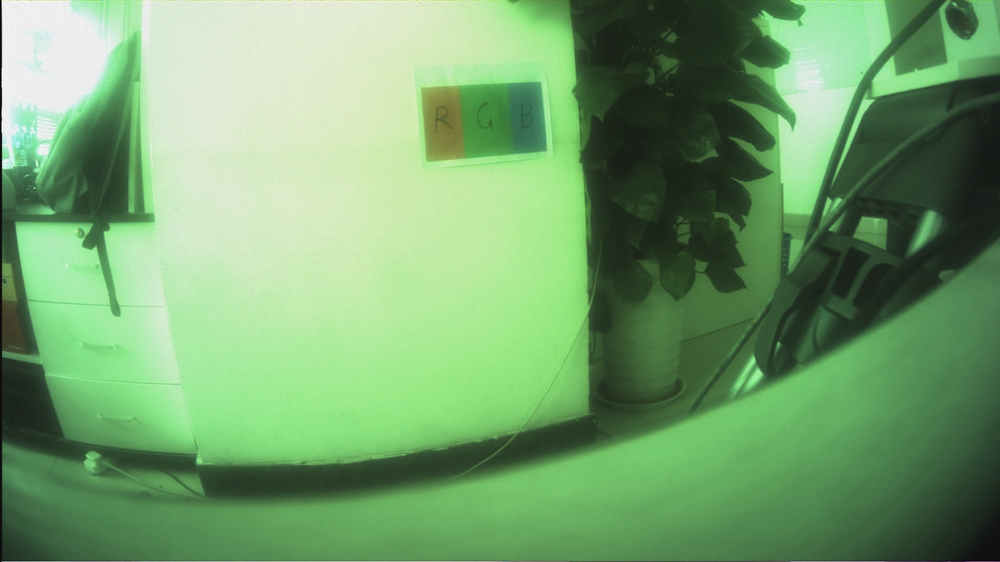
//> input picture camera_photo_1.png, 1000 x 562 px, shrunk from 1952 x 1098 before the run
$ ./main   (built with g++ and OpenCV 4)
//> lines starting //> are read from the running program, lines starting //| are printed output that depends on the picture
// main.cpp : 定义控制台应用程序的入口点。
//

#include "stdio.h"
#include <iostream>
#include <cmath>
#include <ctime>
#include<cstdlib>
#include <vector>
#include <opencv2/core.hpp>
#include <opencv2/highgui.hpp>
#include <cv.h>
#include <imgproc.hpp>
using namespace cv;
using namespace std;

const int table_length = 256;


Mat load_img_cv(char* filename)
{
//> called with filename = "E:\VT_PROJECT\uav\camera_photo_1.png"
	Mat img = imread(filename, IMREAD_ANYCOLOR);
//> img is the input picture: 562 rows x 1000 cols, CV_8UC3; mean B, G, R 109.4, 161, 115.5
	return img;
}

void matMultiply(float **mat_b_inv, float mat_g[], float &a, float &b)
{
	a = mat_b_inv[0][0] * mat_g[0] + mat_b_inv[0][1] * mat_g[1];
	b = mat_b_inv[1][0] * mat_g[0] + mat_b_inv[1][1] * mat_g[1];  // 仅限二阶
}

Mat postProcess(float ub, float vb, float ur, float vr, Mat img)
{
	int row = img.rows;
	int col = img.cols;

	Mat b0 = Mat::zeros(row, col, CV_32FC1);
	//Mat_<int>(row, col);
	Mat g0 = Mat::zeros(row, col, CV_32FC1);
	//Mat_<int>(row, col);
	Mat r0 = Mat::zeros(row, col, CV_32FC1);
	//Mat_<int>(row, col);

	float b_point, r_point;
	for (int i = 0; i < row; i++)
	{
		for (int j = 0; j < col; j++)
		{
			b_point = ub * pow(img.at<Vec3b>(i, j)[0], 2) + vb * img.at<Vec3b>(i, j)[0];
			//g0[i][j] = g[i][j]
			g0.at<float>(i, j) = img.at<Vec3b>(i, j)[1];
			//int pp = img.at<Vec3b>(i, j)[1];
			//cout << pp << endl;
			r_point = ur*pow(img.at<Vec3b>(i, j)[2], 2) + vr *img.at<Vec3b>(i, j)[2];
			if (r_point > 255.0)
			{
				//r0[i][j] = 255
				r0.at<float>(i, j) = 255;
			}
			else
			{
				if (r_point < 0.0)
				{
					//r0[i][j] = 0
					r0.at<float>(i, j) = 255;
				}
				else
				{
					//r0[i][j] = r_point
					r0.at<float>(i, j) = floor(r_point);
					//int aaa = (int)floor(r_point);
					//cout << aaa << endl;
				}
			}
			if (b_point>255.0)
			{
				//b0[i][j] = 255
				b0.at<float>(i, j) = 255;
			}
			else
			{
				if (b_point<0.0)
				{
					//b0[i][j] = 0
					b0.at<float>(i, j) = 0;
				}
				else
				{
					//b0[i][j] = b_point
					b0.at<float>(i, j) = floor(b_point);
				}
			}
		}
	}
	//cout << "g0=[" << endl << b0 << endl;

	vector<Mat> newChannels = { b0, g0, r0 };

	Mat mergedImage;
	merge(newChannels, mergedImage);

	newChannels.clear();
	b0.release();
	g0.release();
	r0.release();

	return mergedImage;
}

float **matInv(float mat[2][2])
{

	float factor = 1 / (mat[0][0] * mat[1][1] - mat[0][1] * mat[1][0]);  // 1/(ad-bc)
	float **out;
	out = (float **)malloc(2*sizeof(float *));
	for (int i = 0; i<2; i++)
		out[i] = (float *)malloc(2 * sizeof(float));
	out[0][0] = factor * mat[1][1];
	out[0][1] = factor * (-mat[0][1]);
	out[1][0] = factor * (-mat[1][0]);
	out[1][1] = factor * mat[0][0];

	return out;
}

void valueCount(Mat img, int & sum_I_r, int & sum_I_b, int & sum_I_g, uint64_t & sum_I_r_2, uint64_t & sum_I_b_2, int & max_I_r_2, int & max_I_r, int & max_I_b_2, int & max_I_b, int & max_I_g)
{
	int col = img.cols;
//> col = 1000
	int row = img.rows;
//> row = 562
	vector<vector<int> > I_r_2(row, vector<int>(col));
	vector<vector<int> > I_b_2(row, vector<int>(col));

	max_I_r_2 = pow(img.at<Vec3b>(0, 0)[1], 2);
//> max_I_r_2 = 196
	max_I_r = img.at<Vec3b>(0, 0)[1];
//> max_I_r = 14
	max_I_b_2 = pow(img.at<Vec3b>(0, 0)[0], 2);
//> max_I_b_2 = 9
	max_I_b = img.at<Vec3b>(0, 0)[0];
//> max_I_b = 3
	max_I_g = img.at<Vec3b>(0, 0)[2];
//> max_I_g = 3
	//cout << max_I_b << endl;
	//cout << max_I_r << endl;
	//cout << max_I_g << endl;

	for (int i = 0; i < row; i++)
	{
		for (int j = 0; j < col; j++)
		{
			//I_r_2[i][j] = int(r[i][j] * * 2)
			//I_b_2[i][j] = int(b[i][j] * * 2)
			I_r_2[i][j] = pow(img.at<Vec3b>(i, j)[2], 2);
			I_b_2[i][j] = pow(img.at<Vec3b>(i, j)[0], 2);
			//cout << I_r_2[i][j] << endl;
			/*
			sum_I_r_2 = I_r_2[i][j] + sum_I_r_2
			sum_I_b_2 = I_b_2[i][j] + sum_I_b_2
			sum_I_g = g[i][j] + sum_I_g
			sum_I_r = r[i][j] + sum_I_r
			sum_I_b = b[i][j] + sum_I_b
			*/
			sum_I_r_2 = I_r_2[i][j] + sum_I_r_2;
			sum_I_b_2 = I_b_2[i][j] + sum_I_b_2;
			sum_I_g = img.at<Vec3b>(i, j)[1] + sum_I_g;
			sum_I_r = img.at<Vec3b>(i, j)[2] + sum_I_r;
			sum_I_b = img.at<Vec3b>(i, j)[0] + sum_I_b;
			/*
			if max_I_r < r[i][j]:
				max_I_r = r[i][j]
			*/
			if (max_I_r < img.at<Vec3b>(i, j)[2])
			{
				max_I_r = img.at<Vec3b>(i, j)[2];
			}
			/*
			if max_I_r_2 < I_r_2[i][j]:
				max_I_r_2 = I_r_2[i][j]
			*/
			if (max_I_r_2 < I_r_2[i][j])
			{
				max_I_r_2 = I_r_2[i][j];
			}
			/*
			if max_I_g < g[i][j]:
				 max_I_g = g[i][j]
			*/
			if (max_I_g < img.at<Vec3b>(i, j)[1])
			{
				max_I_g = img.at<Vec3b>(i, j)[1];
			}
			/*
			if max_I_b_2 < I_b_2[i][j]:
				max_I_b_2 = I_b_2[i][j]
			*/
			if (max_I_b_2 < I_b_2[i][j])
			{
				max_I_b_2 = I_b_2[i][j];
			}
			/*
			if max_I_b < b[i][j]:
				max_I_b = b[i][j]
			*/
			if (max_I_b < img.at<Vec3b>(i, j)[0])
			{
				max_I_b = img.at<Vec3b>(i, j)[0];
			}
		}
	}
//> this loop made 562 passes
//> (sum_I_r_2, sum_I_b_2, sum_I_g, sum_I_r, sum_I_b, max_I_r) on passes 1 to 3: (25826489, 17637896, 173867, 141509, 116792, 245), (54766523, 43024589, 357003, 291115, 257381, 255), (81563645, 68165996, 534755, 434953, 397264, 255)
//> after the loop, sum_I_r_2 = 9892082302; sum_I_b_2 = 8779313193; sum_I_g = 90482911; sum_I_r = 64903698; sum_I_b = 61469883; max_I_r = 255; max_I_r_2 = 65025; max_I_g = 255; max_I_b_2 = 65025; max_I_b = 255
 	I_r_2.clear();
	I_b_2.clear();
}

struct Table
{
	int b[256];  // b的0-255
	int g[256];  // g的0-255
	int r[256];  // r的0-255        左对照表

	//int index_b[256];   // 索引

	int b0[256];
	int g0[256];
	int r0[256];    // 右对照表

	int ptr[256];   // 当前像素点所在的位置

	int flag[256];  // 是否更改置位符
	Table()
	{
		memset(this, 0, sizeof(Table));
	}
};

Table table_init()
{
	Table table;
	for (int i = 0; i < table_length; i++)
	{
		table.b[i] = i;
		table.g[i] = i;
		table.r[i] = i;

		//table.index_b[i] = i;
		table.flag[i] = 0;

		table.b0[i] = i;
		table.g0[i] = i;
		table.r0[i] = i;

		table.ptr[i] = i;
	}
	return table;
}

Table tableReset(Table table)
{
	for (int i = 0; i < table_length; i++)
	{
		//table.index_b[i] = i;
		table.flag[i] = 0;
		table.ptr[i] = i;
	}
	return table;
}


void swap(int *a, int *b)
{
	int c;
	c = *a;
	*a = *b;
	*b = c;
}


Table singleUpdate(Mat img, Mat new_img, Table table, char type)
{
	int row = img.rows;
	int col = img.cols;
	img.convertTo(img, CV_8UC1);
	new_img.convertTo(new_img, CV_8UC1);

	int left_point, right_point;
	int left_position, right_position;
	for (int i = 0; i < row; i++)
	{
		for (int j = 0; j < col; j++)
		{
			//cout << img.at<int>(i, j) << endl;
			left_point = img.at<uchar>(i, j);
			right_point = new_img.at<uchar>(i, j);

			left_position = table.ptr[left_point];
			if (table.flag[left_position] == -1)
				continue;
			//right_position = table.ptr[right_point];
			switch (type)
			{
			case 'b':
				table.b0[left_position] = right_point;
				break;
			case 'g':
				table.g0[left_position] = right_point;
				break;
			case 'r':
				table.r0[left_position] = right_point;
				break;
			default:
				break;
			}
			table.flag[left_position] = -1;
			//cout << endl;
		}
	}

	return table;
}

Table table_update(Mat img, Mat new_img, Table table)
{

	vector<Mat> channels, channels_new;
	Mat b, g, r, b0, g0, r0;

	split(img, channels);
	split(new_img, channels_new);

	// 前后各通道
	b = channels[0]; g = channels[1]; r = channels[2];
	b0 = channels_new[0]; g0 = channels_new[1]; r0 = channels_new[2];

	channels.clear();
	channels_new.clear();

	// b
	char type = 'b';
	table = singleUpdate(b, b0, table, type);
	type = 'g';
	table = tableReset(table);
	table = singleUpdate(g, g0, table, type);
	type = 'r';
	table = tableReset(table);
	table = singleUpdate(r, r0, table, type);

	b.release();
	b0.release();
	g.release();
	g0.release();
	r.release();
	r0.release();

	return table;
}


int main()
{
	clock_t start, end;

	Mat img;
	char* filename = "E:\\VT_PROJECT\\uav\\camera_photo_1.png";  // example

	img = load_img_cv(filename);

	start = clock();

	Table table = table_init();

	int sum_I_r = 0, sum_I_b = 0, sum_I_g = 0;
	uint64_t sum_I_r_2 = 0, sum_I_b_2 = 0;
	int max_I_r_2 = 0, max_I_r = 0, max_I_b_2 = 0, max_I_b = 0, max_I_g = 0;

	valueCount(img, sum_I_r, sum_I_b, sum_I_g, sum_I_r_2, sum_I_b_2, max_I_r_2, max_I_r, max_I_b_2, max_I_b, max_I_g);
//> sum_I_r = 64903698; sum_I_b = 61469883; sum_I_g = 90482911; sum_I_r_2 = 9892082302; sum_I_b_2 = 8779313193; max_I_r_2 = 65025; max_I_r = 255; max_I_b_2 = 65025; max_I_b = 255

	float mat_b[2][2] = { { sum_I_b_2 , sum_I_b }, {max_I_b_2 , max_I_b } };
	float mat_r[2][2] = { { sum_I_r_2 , sum_I_r }, { max_I_r_2 , max_I_r } };
	float mat_g[2] = { sum_I_g , max_I_g };
//> mat_g = [90482912, 255]

	float **mat_b_inv;
	float **mat_r_inv;

	mat_b_inv = matInv(mat_b);  // calc inv
//> in matInv, `float factor = 1 / (mat[0][0] * mat[1][1] - mat[0][1] * mat[1][0]);`: factor = -5.69e-13
	mat_r_inv = matInv(mat_r);

	float ub, vb;
	float ur, vr;

	matMultiply(mat_b_inv, mat_g, ub, vb);
//> in matMultiply, `a = mat_b_inv[0][0] * mat_g[0] + mat_b_inv[0][1] * mat_g[1];`: a = -0.00421
//> in matMultiply, `b = mat_b_inv[1][0] * mat_g[0] + mat_b_inv[1][1] * mat_g[1];`: b = 2.07
//> ub = -0.00421; vb = 2.07
	matMultiply(mat_r_inv, mat_g, ur, vr);   // mat multiply
//> ur = -0.00384; vr = 1.98

	Mat new_img = postProcess(ub, vb, ur, vr, img);
//> the loop in postProcess, `for (int i = 0; i < row; i++)` made 562 passes
//> (b_point, r_point) on passes 1 to 3: (160.2, 152.1), (167.7, 155.9), (166.4, 153.4)
//> after the loop in postProcess, `for (int i = 0; i < row; i++)`:
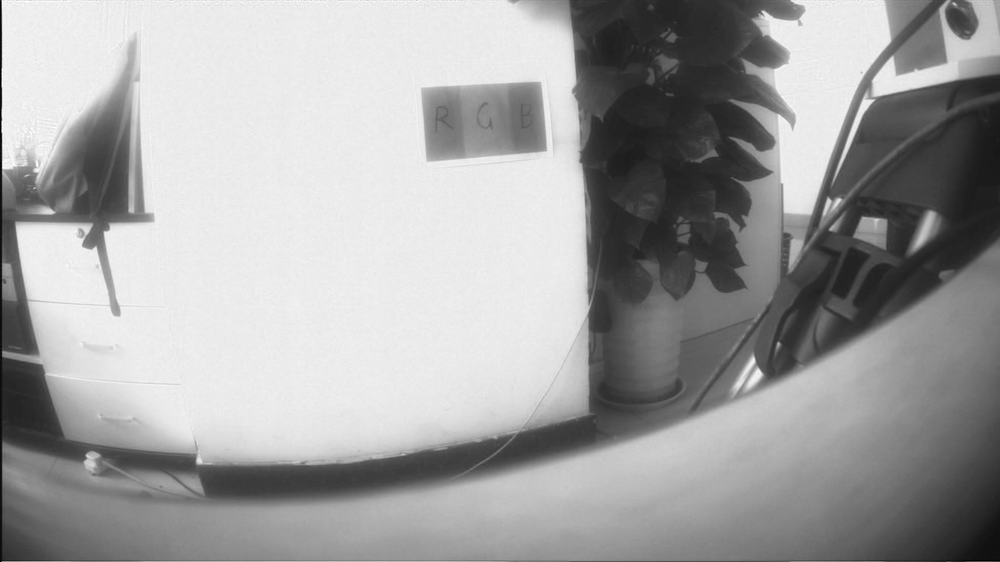
//> g0: 562 rows x 1000 cols, CV_32FC1; min 0, max 255, mean 161
//> after the loop in postProcess, `for (int i = 0; i < row; i++)`:
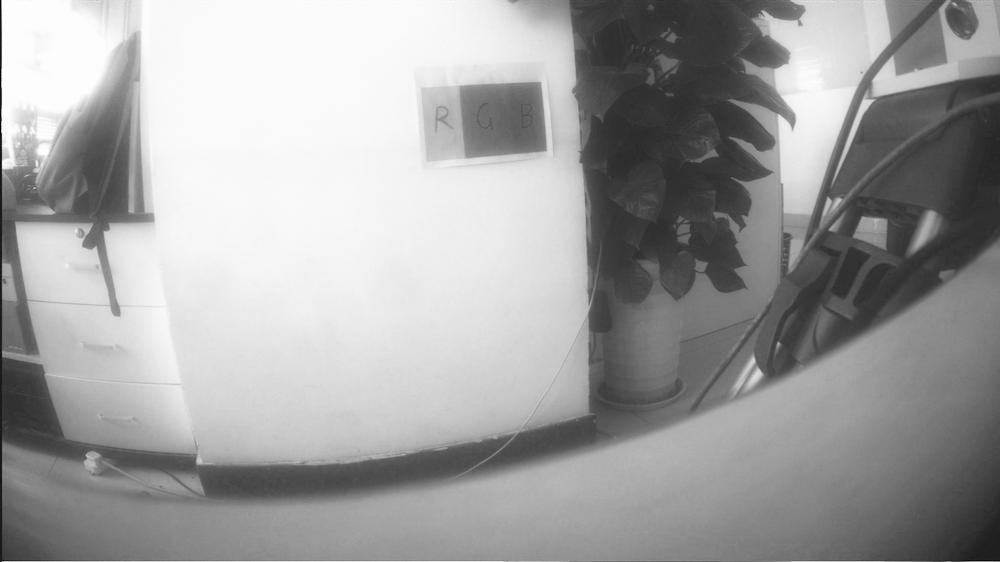
//> r0: 562 rows x 1000 cols, CV_32FC1; min 0, max 254, mean 160.5
//> after the loop in postProcess, `for (int i = 0; i < row; i++)`: b_point = 145.8; r_point = 135.1
//> in postProcess, `merge(newChannels, mergedImage);`:
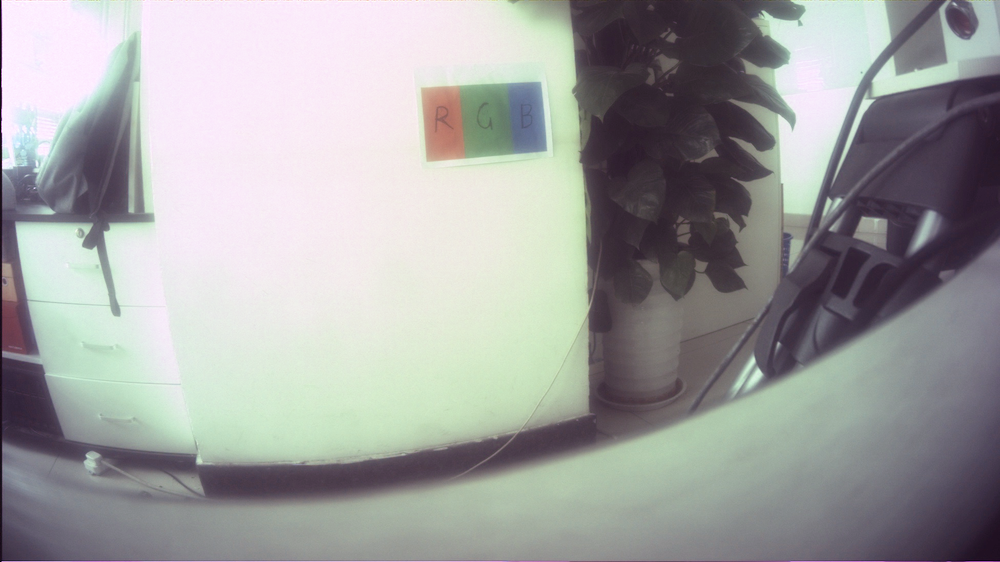
//> mergedImage: 562 rows x 1000 cols, CV_32FC3; mean B, G, R 160.5, 161, 160.5

	// update table
	table = table_update(img, new_img, table);
//> in table_update, `split(img, channels);`:
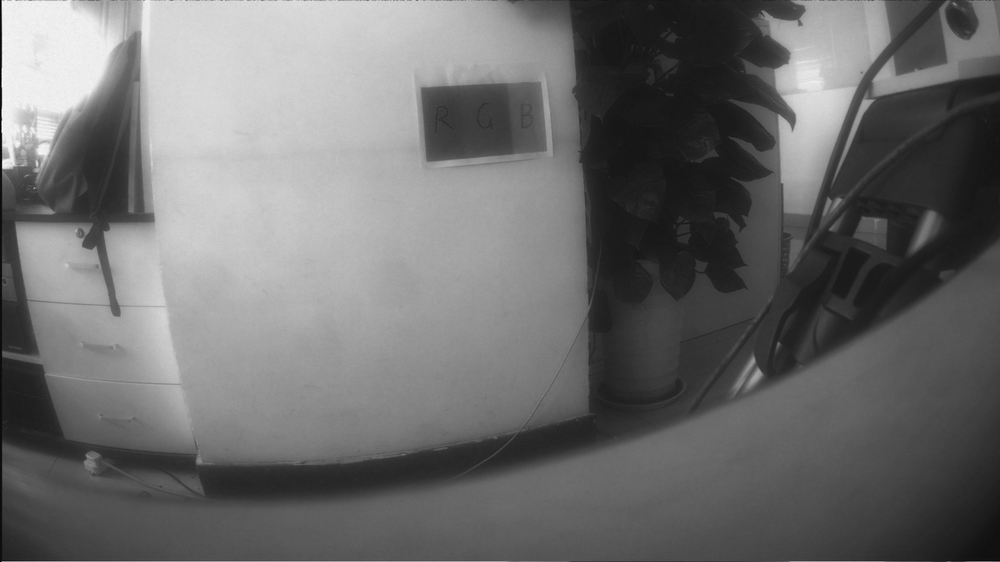
//> channels[0]: 562 rows x 1000 cols, CV_8UC1; min 0, max 255, mean 109.4
//> in table_update, `split(img, channels);`:
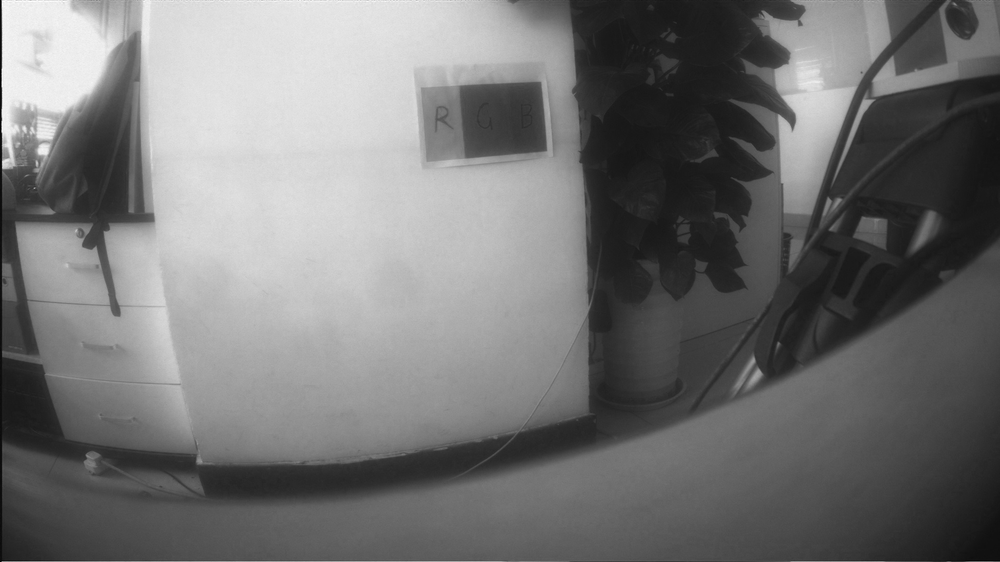
//> channels[2]: 562 rows x 1000 cols, CV_8UC1; min 0, max 255, mean 115.5
//> the loop in singleUpdate, `for (int i = 0; i < row; i++)` made 562 passes
//> (left_point, right_point, left_position) on passes 1 to 3: (96, 160, 96), (102, 167, 102), (101, 166, 101)

	end = clock();
	double endtime = (double)(end - start) / CLOCKS_PER_SEC;
	cout << "total time:" << endtime * 1000 << "ms" << endl;

	// table cout
	cout << "b:" << endl;
	for (int i = 0; i < table_length; i++)
	{
		cout << table.b[i] << ",";
	}
//> this loop made 256 passes
//| 0,1,2,3,4,5,6,7,
//> (output is shown up to pass 8 of 256)
	cout << endl;

	for (int i = 0; i < table_length; i++)
	{
		cout << table.b0[i] << ",";
	}
	cout << endl;

	cout << "g:" << endl;
	for (int i = 0; i < table_length; i++)
	{
		cout << table.g[i] << ",";
	}
	cout << endl;
	for (int i = 0; i < table_length; i++)
	{
		cout << table.g0[i] << ",";
	}
	cout << endl;

	cout << "r:" << endl;
	for (int i = 0; i < table_length; i++)
	{
		cout << table.r[i] << ",";
	}
	cout << endl;
	for (int i = 0; i < table_length; i++)
	{
		cout << table.r0[i] << ",";
	}
	cout << endl;

	// img display
	Mat new_img_1;
	//cout << new_img << endl;
	new_img.convertTo(new_img_1, CV_8UC3);
	imshow("white_balance:", new_img_1);
	waitKey(0);

	img.release();
	new_img.release();
	new_img_1.release();

	return 0;
}
